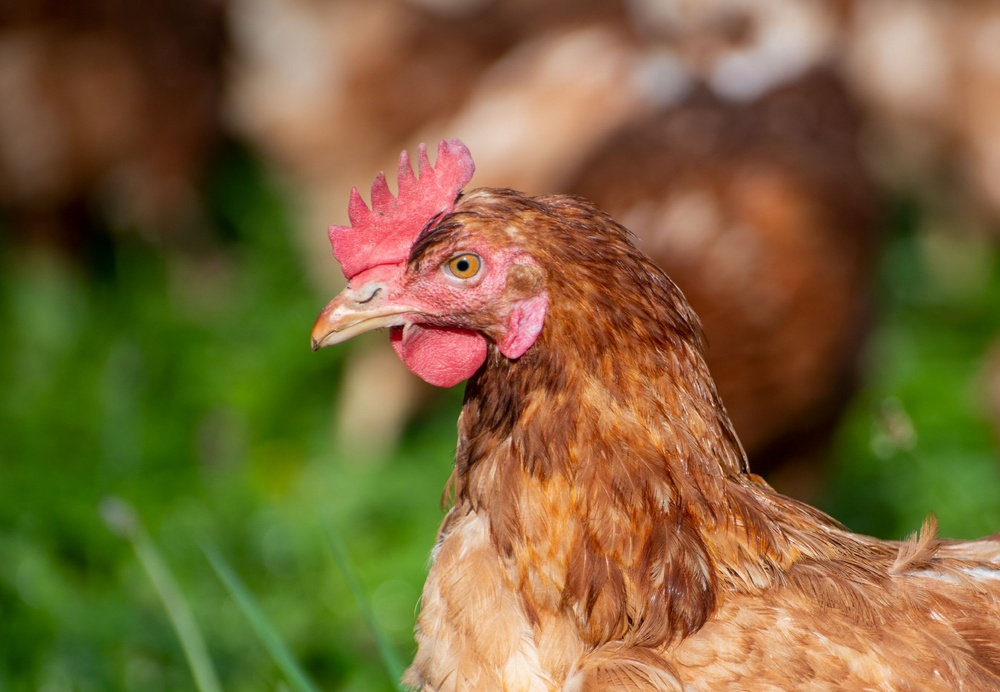
#> input picture picture/Chicken.jpg, 1000 x 692 px, shrunk from 1920 x 1329 before the run, found by its file name
$ jupyter execute week1.ipynb
#> lines starting #> are read from the running program, lines starting #| are printed output that depends on the picture; long printed decimals are rounded
# ECE549: Image Processing and Sampling

This notebook covers fundamental image processing operations from Weeks 1 and 2 using Python and its scientific computing libraries. The goal is to provide a hands-on implementation of the following concepts:

- **Image Loading and Channel Separation:** Loading an image and splitting it into its individual color channels.
- **Translation:** Shifting an image's position.
- **Rotation:** Applying rotation with both nearest-neighbor and bilinear interpolation.
- **Scaling:** Resizing an image using nearest-neighbor and bilinear interpolation.
- **Affine Warp:** Combining translation, rotation, and scaling into a single transformation.
- **Projective Warp:** Applying a perspective transformation to an image.
- **Channel Registration:** Aligning color channels to correct for displacement.

Each section below contains Python code and a brief explanation of the process.

### Image Loading and Channel Separation:
Loading an image and splitting it into its individual color channels

[cell 1]
# Import modules
import numpy as np
from PIL import Image
import matplotlib.pyplot as plt

[cell 2]
# Load the chicken image
image_path = "/home/rashiqul/workspace/ece549/picture/Chicken.jpg"

[cell 3]
# Load the image as it is and display it
image = Image.open(image_path)
#> image is the input picture: PIL image 1000x692 RGB; mean R, G, B 123.2, 101.5, 57
plt.imshow(image)
plt.show()

# Print image dimensions
print(f"Image size: {image.size}")
#| Image size: (1000, 692)

[cell 4]
# Load the image, convert to RGB and display it
image_rgb = Image.open(image_path).convert("RGB")
plt.imshow(image_rgb)
plt.show()

# Print image dimensions
print(f"Image size: {image_rgb.size}")
#| Image size: (1000, 692)

[cell 5]
# Normalize the image to [0, 1] range and display it
image_np = np.array(image_rgb) / 255.0
# Display the normalized image
plt.imshow(image_np)

# Print image dimensions
print(f"Numpy array dimensions: {image_np.shape}")
#| Numpy array dimensions: (692, 1000, 3)
print(f"Image size: {image_np.size}")
#| Image size: 2076000

[cell 6]
# Print the image dimension and data type
print("Image shape:", image_np.shape)
#| Image shape: (692, 1000, 3)
print("Data type:", image_np.dtype)
#| Data type: float64

print("\n")

# Print the array content (first 5 rows and columns for brevity)
print("Image array content (first 5 rows and columns):")
print(image_np[:5, :5, :])  # Print a small portion of the
#| [[[0.2039 0.0902 0.01961]
#|   [0.2039 0.0902 0.01961]
#|   [0.2039 0.0902 0.01961]
#|   [0.2039 0.0902 0.01961]
#|   [0.2078 0.09412 0.02353]]
#|  [[0.2078 0.09412 0.02353]
#|   [0.2078 0.09412 0.02353]
#|   [0.2078 0.09412 0.02353]
#|   [0.2078 0.09412 0.02353]
#|   [0.2078 0.09412 0.02353]]
#|  [[0.2039 0.0902 0.01961]
#|   [0.2039 0.0902 0.01961]
#> (further printed lines are left out)

[cell 7]
# Split chicken into R, G, B channels
r_channel = image_np[:, :, 0]
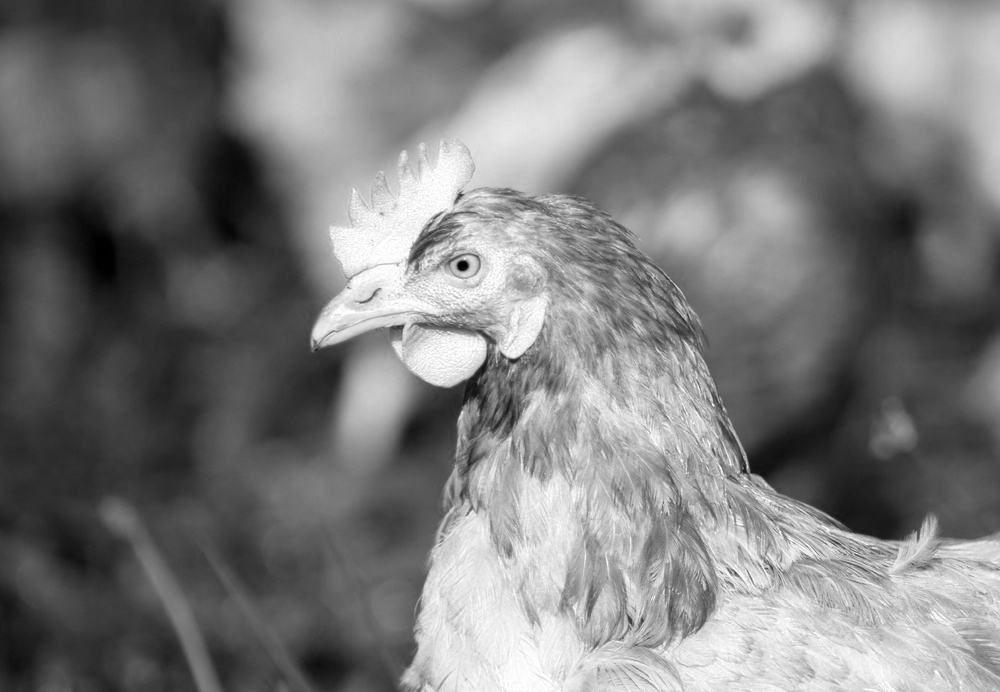
#> r_channel: shape (692, 1000) float64; min 0, max 1, mean 0.483
g_channel = image_np[:, :, 1]
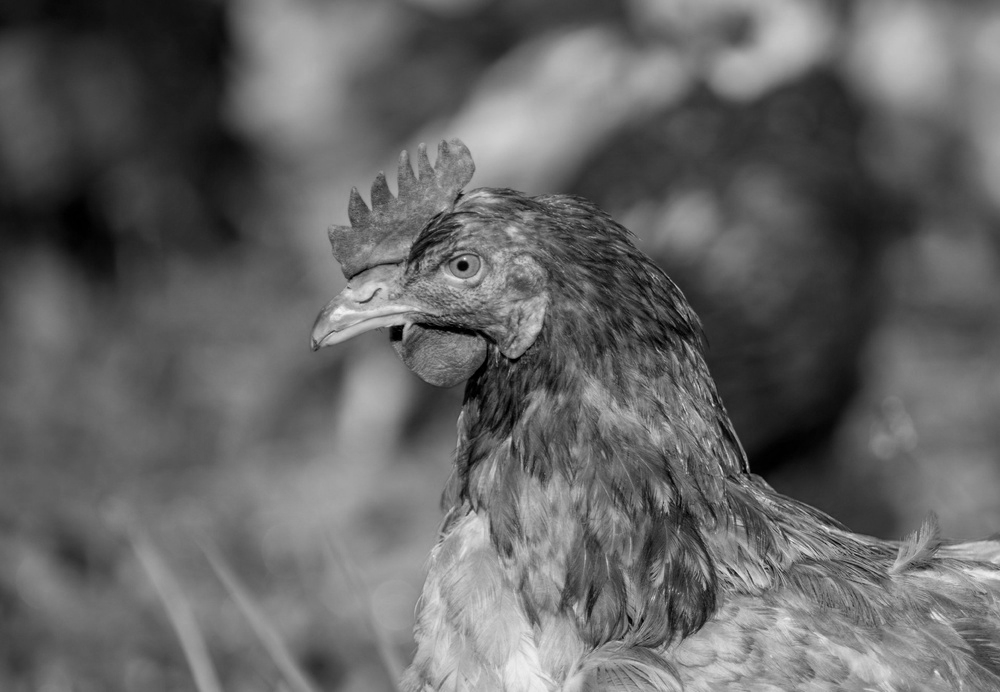
#> g_channel: shape (692, 1000) float64; min 0, max 0.992, mean 0.398
b_channel = image_np[:, :, 2]
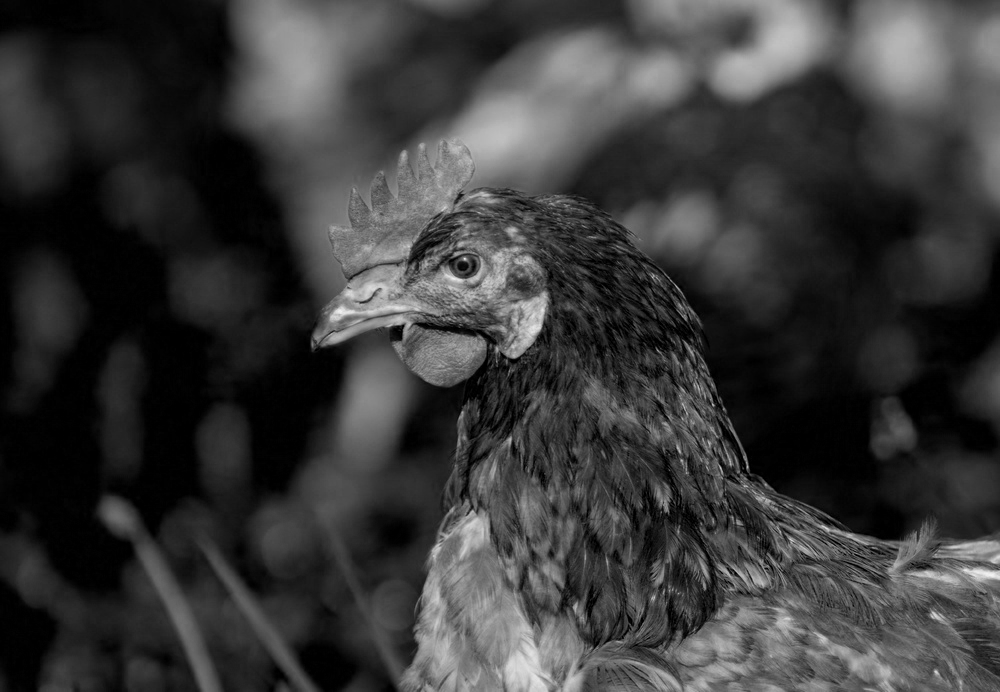
#> b_channel: shape (692, 1000) float64; min 0, max 0.957, mean 0.223

[cell 8]
# Display the R, G, B channels in gray scale
for channel, name in zip([r_channel, g_channel, b_channel], ['Red', 'Green', 'Blue']):
    plt.imshow(channel, cmap='gray')
    plt.title(name)
    plt.axis('off')
    plt.show()
#> this loop made 3 passes
#> name on passes 1 to 3: 'Red', 'Green', 'Blue'
#| Original image dimensions: (692, 1000, 3)
#| Original image size: 2076000

### Translation
Translation is the simplest geometric transform, shifting every pixel by an offset `(tx, ty)` according to the formula:
* `(u, v) = (x + tx, y + ty)`
* As a rigid motion, it preserves all lengths, angles, and orientation.
* It is a fundamental step in image registration (e.g., aligning color channels).

[cell 9]
def translate_image(image, tx, ty):
    """
    Translates image by (tx, ty).
    - postive  tx equals shift by right
    - positive ty equals shift down
    Out-of-bound pixels are filled with black (0).
    """
#> called with tx = 300, ty = 150
    # Get image dimensions
    height, width = image.shape[:2]
#> height = 692; width = 1000
    # Create an output image filled with zeros (black)
    output = np.zeros_like(image)

    # Compute valid ranges (overlapping region between source and target)
    # Destination (output) region
    x0  = max(0, tx)
    x1  = min(width, width + tx)
#> x1 = 1000
    y0  = max(0, ty)
    y1  = min(height, height + ty)
#> y1 = 692

    # Source (input) region
    sx0 = max(0, -tx)
    sx1 = sx0 + (x1 - x0)
#> sx1 = 700
    sy0 = max(0, -ty)
    sy1 = sy0 + (y1 - y0)
#> sy1 = 542

    # Copy the valid region
    output[y0:y1, x0:x1, :] = image[sy0:sy1, sx0:sx1, :]
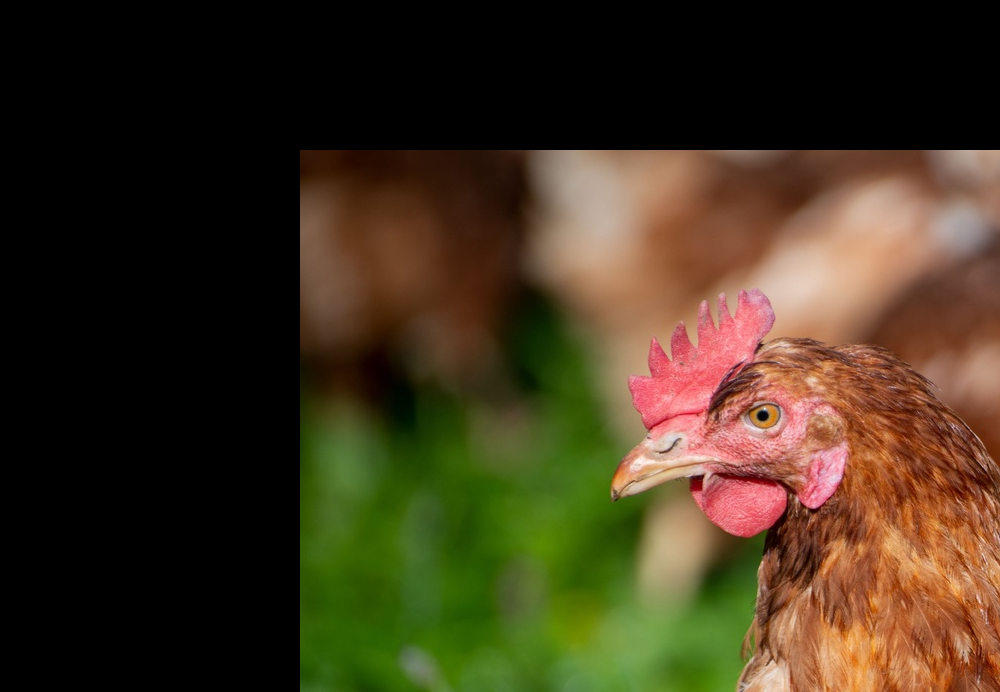
#> output: shape (692, 1000, 3) float64; mean R, G, B 0.257, 0.206, 0.115
    return output

[cell 10]
# Orignal image dimensions
print(f"Original image dimensions: {image_np.shape}")
print(f"Original image size: {image_np.size}")

# Try shifting the chicken image by (300, 150)
image_shifted = translate_image(image_np, 300, 150)
# Display the shifted image
plt.imshow(image_shifted)
plt.title("Translated Chicken (tx=80, ty=40)")

# Print image dimensions
print(f"Numpy array dimensions: {image_shifted.shape}")
#| Numpy array dimensions: (692, 1000, 3)
print(f"Image size: {image_shifted.size}")
#| Image size: 2076000

### Rotation
Rotation is a rigid motion (preserves length/angles in continuous space) according to the formula:
* `(u, v) = R_theta * (x, y)`
* In practice we scan target pixels and sample from source using a re-sampler
* Here we will use PIL's rotate, which handles center rotation + inverse mapping for us.

[cell 11]
# Convert numpy array back to PIL Image for rotation
image_pil = Image.fromarray((image_np * 255).astype(np.uint8))

# Display original PIL image size
print(f"PIL image size: {image_pil.size}")
#| PIL image size: (1000, 692)
# Show first 5 rows and columns of the original image array
print("Original image array content (first 5 rows and columns):")
print(np.array(image_pil)[:5, :5, :])
#> (printed output is left out)

[cell 12]
# Rotate around center, expand=True so the canvas grows to fit
image_rot_nearest  = image_pil.rotate(25, resample=Image.NEAREST, expand=True)
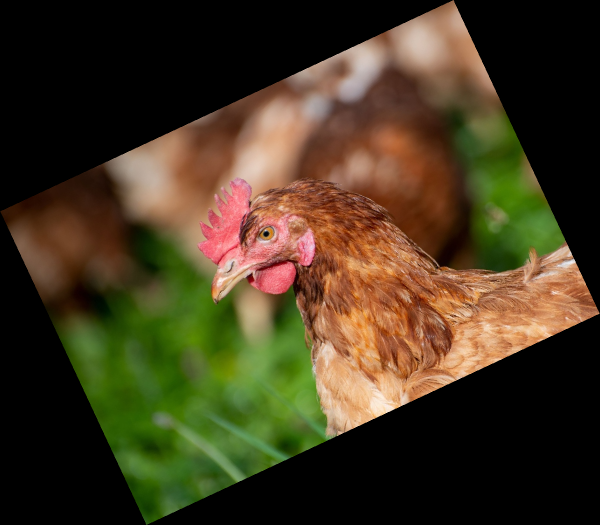
#> image_rot_nearest: PIL image 1200x1050 RGB (shown at 1/2 size); mean R, G, B 67.7, 55.7, 31.3
image_rot_bilinear = image_pil.rotate(25, resample=Image.BILINEAR, expand=True)

# Display the rotated images
for img, method in zip([image_rot_nearest, image_rot_bilinear], ['Nearest', 'Bilinear']):
    plt.imshow(img)
    plt.title(f"Rotated Chicken ({method})")
    plt.axis('off')
    plt.show()

    # Print rotated image dimensions
    print(f"{method} rotated image size: {img.size}")
    print(f"{method} rotated image array content (first 5 rows and columns):")
    print(np.array(img)[:5, :5, :])  # Print a small portion of the array
#> this loop made 2 passes
#> (printed output is left out)
